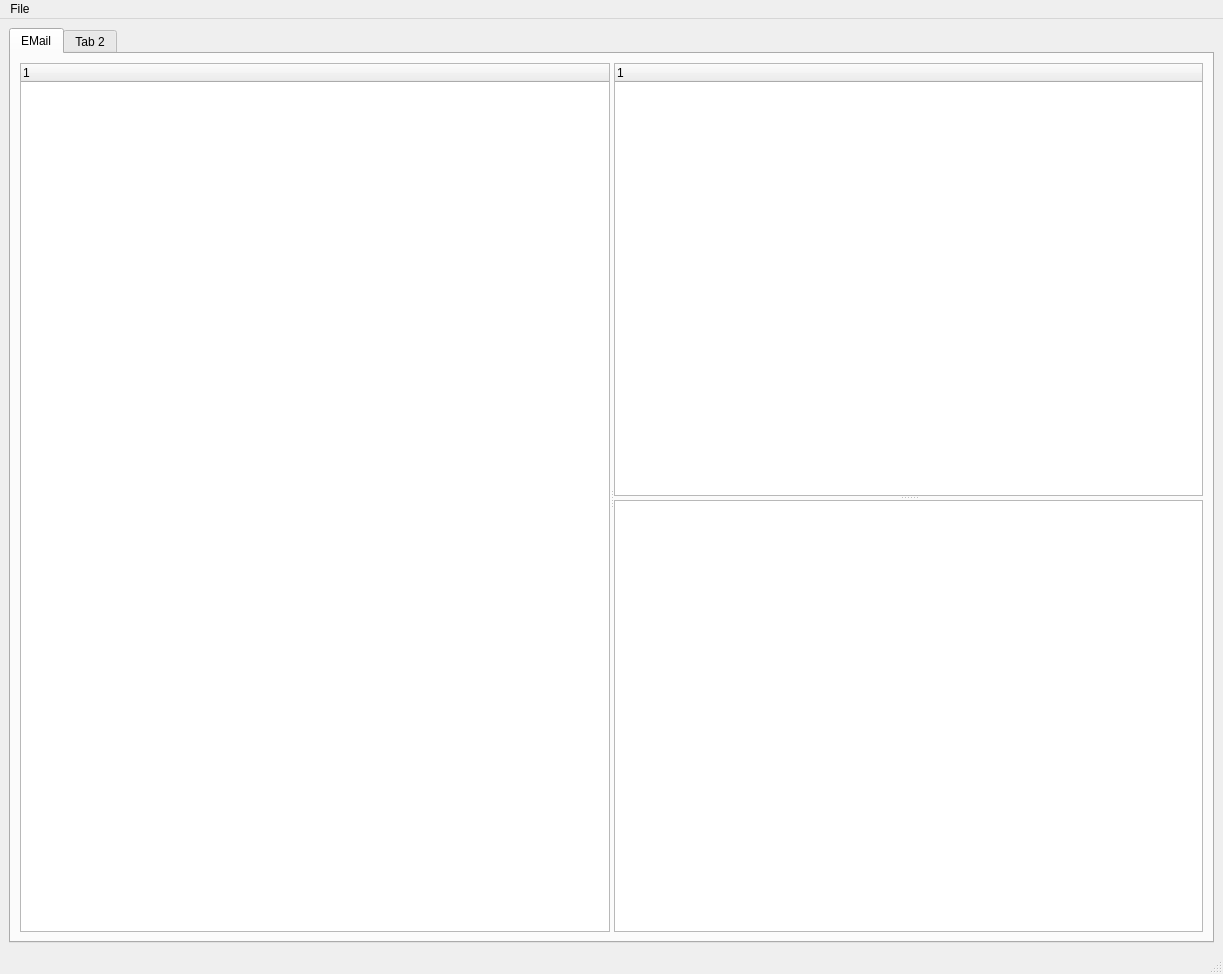
<?xml version="1.0" encoding="UTF-8"?>
<ui version="4.0">
 <class>MainWindow</class>
 <widget class="QMainWindow" name="MainWindow">
  <property name="geometry">
   <rect>
    <x>0</x>
    <y>0</y>
    <width>1223</width>
    <height>974</height>
   </rect>
  </property>
  <property name="windowTitle">
   <string>LightningFox</string>
  </property>
  <widget class="QWidget" name="centralwidget">
   <layout class="QHBoxLayout" name="horizontalLayout_2">
    <item>
     <widget class="QTabWidget" name="tabWidget">
      <property name="currentIndex">
       <number>0</number>
      </property>
      <widget class="QWidget" name="email">
       <attribute name="title">
        <string>EMail</string>
       </attribute>
       <layout class="QHBoxLayout" name="horizontalLayout_3">
        <item>
         <widget class="QSplitter" name="splitter_2">
          <property name="orientation">
           <enum>Qt::Horizontal</enum>
          </property>
          <widget class="QTreeWidget" name="treeWidget">
           <property name="sizePolicy">
            <sizepolicy hsizetype="MinimumExpanding" vsizetype="Expanding">
             <horstretch>0</horstretch>
             <verstretch>0</verstretch>
            </sizepolicy>
           </property>
           <column>
            <property name="text">
             <string notr="true">1</string>
            </property>
           </column>
          </widget>
          <widget class="QWidget" name="horizontalLayoutWidget">
           <layout class="QHBoxLayout" name="horizontalLayout">
            <item>
             <widget class="QSplitter" name="splitter">
              <property name="orientation">
               <enum>Qt::Vertical</enum>
              </property>
              <widget class="QTreeWidget" name="treeWidget_2">
               <column>
                <property name="text">
                 <string notr="true">1</string>
                </property>
               </column>
              </widget>
              <widget class="QTextEdit" name="textEdit">
               <property name="readOnly">
                <bool>true</bool>
               </property>
              </widget>
             </widget>
            </item>
           </layout>
          </widget>
         </widget>
        </item>
       </layout>
      </widget>
      <widget class="QWidget" name="tab_2">
       <attribute name="title">
        <string>Tab 2</string>
       </attribute>
       <widget class="QCalendarWidget" name="calendarWidget">
        <property name="geometry">
         <rect>
          <x>40</x>
          <y>50</y>
          <width>176</width>
          <height>163</height>
         </rect>
        </property>
       </widget>
      </widget>
     </widget>
    </item>
   </layout>
  </widget>
  <widget class="QMenuBar" name="menubar">
   <property name="geometry">
    <rect>
     <x>0</x>
     <y>0</y>
     <width>1223</width>
     <height>21</height>
    </rect>
   </property>
   <widget class="QMenu" name="menuFile">
    <property name="title">
     <string>File</string>
    </property>
    <addaction name="actionQuit"/>
   </widget>
   <addaction name="menuFile"/>
  </widget>
  <widget class="QStatusBar" name="statusbar"/>
  <action name="actionQuit">
   <property name="text">
    <string>Quit</string>
   </property>
  </action>
 </widget>
 <resources/>
 <connections/>
</ui>
